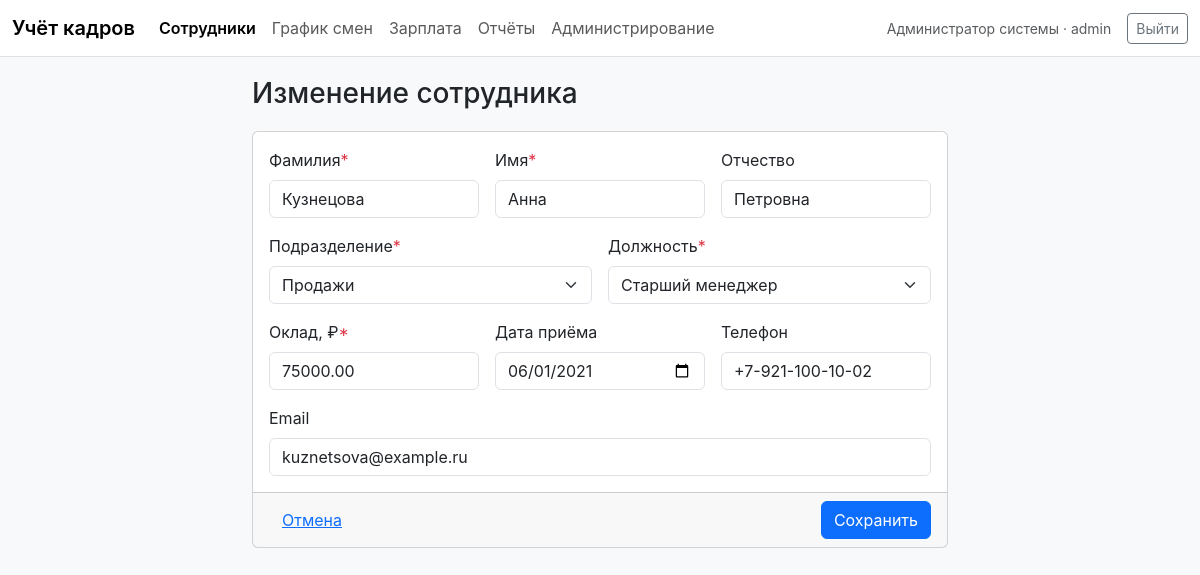
Screenshot of /pages/employee_form.php?id=2 (signed in) with the database file from the repository.
### tables this page shows
CREATE TABLE employees (
    id            INT AUTO_INCREMENT PRIMARY KEY,
    surname       VARCHAR(80)  NOT NULL,
    first_name    VARCHAR(80)  NOT NULL,
    patronymic    VARCHAR(80)  DEFAULT NULL,
    department_id INT          NOT NULL,
    position_id   INT          NOT NULL,
    salary        DECIMAL(10,2) NOT NULL DEFAULT 0,
    hire_date     DATE         DEFAULT NULL,
    phone         VARCHAR(30)  DEFAULT NULL,
    email         VARCHAR(120) DEFAULT NULL,
    created_at    TIMESTAMP    DEFAULT CURRENT_TIMESTAMP,
    CONSTRAINT fk_emp_dept FOREIGN KEY (department_id) REFERENCES departments(id) ON UPDATE CASCADE ON DELETE RESTRICT,
    CONSTRAINT fk_emp_pos  FOREIGN KEY (position_id)   REFERENCES positions(id)   ON UPDATE CASCADE ON DELETE RESTRICT
);

CREATE TABLE departments (
    id         INT AUTO_INCREMENT PRIMARY KEY,
    name       VARCHAR(100) NOT NULL UNIQUE,
    color      VARCHAR(20)  NOT NULL DEFAULT '#0d6efd',
    created_at TIMESTAMP    DEFAULT CURRENT_TIMESTAMP
);

CREATE TABLE positions (
    id         INT AUTO_INCREMENT PRIMARY KEY,
    name       VARCHAR(100) NOT NULL UNIQUE,
    created_at TIMESTAMP    DEFAULT CURRENT_TIMESTAMP
);

### includes/db.php (called while the page is built, shortened)
<?php
function db(): PDO {
    static $pdo = null;
    if ($pdo !== null) {
        return $pdo;
    }
    $cfg = require __DIR__ . '/config.php';
    $c = $cfg['db'];
    $dsn = "mysql:host={$c['host']};port={$c['port']};dbname={$c['name']};charset={$c['charset']}";
    $pdo = new PDO($dsn, $c['user'], $c['password'], [
        PDO::ATTR_ERRMODE            => PDO::ERRMODE_EXCEPTION,
        PDO::ATTR_DEFAULT_FETCH_MODE => PDO::FETCH_ASSOC,
        PDO::ATTR_EMULATE_PREPARES   => false,
    ]);
    return $pdo;
}

### pages/employee_form.php (the view, shortened to what this page needs)
<?php
require_once __DIR__ . '/../includes/layout.php';
$id = (int)($_GET['id'] ?? 0);
$is_edit = $id > 0;
$emp = [
    'id'            => 0,
    'surname'       => '',
    'first_name'    => '',
    'patronymic'    => '',
    'department_id' => 0,
    'position_id'   => 0,
    'salary'        => '',
    'hire_date'     => '',
    'phone'         => '',
    'email'         => '',
];
if ($is_edit) {
    $st = db()->prepare('SELECT * FROM employees WHERE id = :id');
    $st->execute([':id' => $id]);
    $row = $st->fetch();
    $emp = array_merge($emp, $row);
}
$departments = db()->query('SELECT id, name FROM departments ORDER BY name')->fetchAll();
$positions   = db()->query('SELECT id, name FROM positions   ORDER BY name')->fetchAll();
?>
<div class="container-xxl" style="max-width: 720px;">
  <h1 class="page-title h3"><?= $is_edit ? 'Изменение сотрудника' : 'Добавление сотрудника' ?></h1>
  <form method="post" class="card">
    <div class="card-body">
      <div class="row g-3">
        <div class="col-md-4">
          <label class="form-label">Фамилия<span class="text-danger">*</span></label>
          <input type="text" name="surname" value="<?= h($emp['surname']) ?>" class="form-control" required>
        </div>
        <div class="col-md-4">
          <label class="form-label">Имя<span class="text-danger">*</span></label>
          <input type="text" name="first_name" value="<?= h($emp['first_name']) ?>" class="form-control" required>
        </div>
        <div class="col-md-4">
          <label class="form-label">Отчество</label>
          <input type="text" name="patronymic" value="<?= h($emp['patronymic']) ?>" class="form-control">
        </div>
        <div class="col-md-6">
          <label class="form-label">Подразделение<span class="text-danger">*</span></label>
          <select name="department_id" class="form-select" required>
            <?php foreach ($departments as $d): ?>
              <option value="<?= (int)$d['id'] ?>" <?= (int)$emp['department_id'] === (int)$d['id'] ? 'selected' : '' ?>><?= h($d['name']) ?></option>
            <?php endforeach; ?>
          </select>
        </div>
        <div class="col-md-6">
          <label class="form-label">Должность<span class="text-danger">*</span></label>
          <select name="position_id" class="form-select" required>
            <?php foreach ($positions as $p): ?>
              <option value="<?= (int)$p['id'] ?>" <?= (int)$emp['position_id'] === (int)$p['id'] ? 'selected' : '' ?>><?= h($p['name']) ?></option>
            <?php endforeach; ?>
          </select>
        </div>
        <div class="col-md-4">
          <label class="form-label">Оклад, ₽<span class="text-danger">*</span></label>
          <input type="number" min="0" step="100" name="salary" value="<?= h((string)$emp['salary']) ?>" class="form-control" required>
        </div>
        <div class="col-md-4">
          <label class="form-label">Дата приёма</label>
          <input type="date" name="hire_date" value="<?= h((string)$emp['hire_date']) ?>" class="form-control">
        </div>
        <div class="col-md-4">
          <label class="form-label">Телефон</label>
          <input type="text" name="phone" value="<?= h($emp['phone']) ?>" class="form-control" placeholder="+7-...">
        </div>
        <div class="col-md-12">
          <label class="form-label">Email</label>
          <input type="email" name="email" value="<?= h($emp['email']) ?>" class="form-control">
        </div>
      </div>
    </div>
    <div class="card-footer d-flex justify-content-between">
      <a class="btn btn-link" href="/personnel_system/pages/employees.php">Отмена</a>
      <button type="submit" class="btn btn-primary"><?= $is_edit ? 'Сохранить' : 'Добавить' ?></button>
    </div>
  </form>
</div>

### assets/css/style.css (style rules this page uses)
body { font-family: -apple-system, BlinkMacSystemFont, "Segoe UI", Roboto, "Helvetica Neue", Arial, sans-serif; }
.container-xxl { max-width: 1320px; }
.page-title { margin: 1.25rem 0 1.25rem; }
.btn-primary { background-color: #0d6efd; }

### rows the page displays
employees: surname "Кузнецова", first_name "Анна", patronymic "Петровна", department_id "Продажи", position_id "Старший менеджер", salary "75000.00", hire_date "06/01/2021", phone "+7-921-100-10-02", email "kuznetsova@example.ru"

### other values shown
$it['label'] "Сотрудники"
$it['label'] "График смен"
$it['label'] "Зарплата"
$it['label'] "Отчёты"
$it['label'] "Администрирование"
$u['full_name'] "Администратор системы"
$u['role'] "admin"
